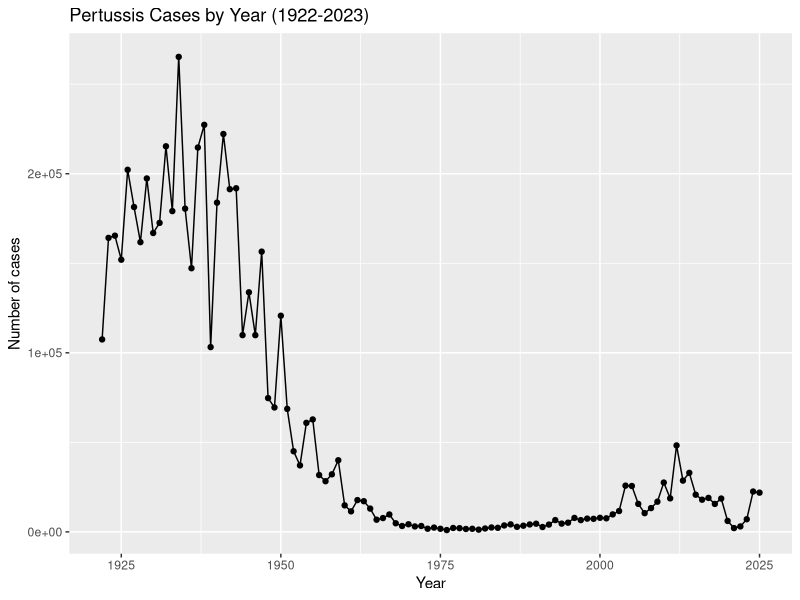
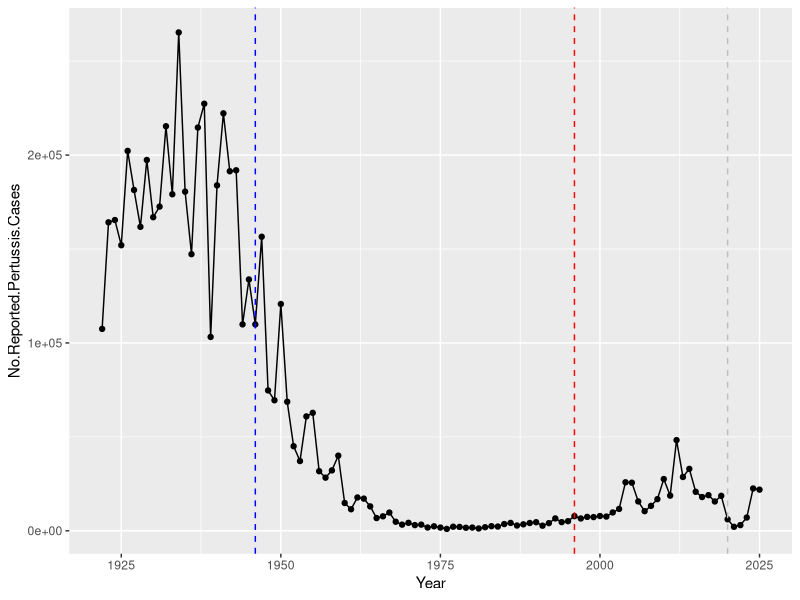

Reproduce these figures in R, in order. (Note: this script raises an error after producing the figures.)
## ---- chunk 1
cdc <- data.frame(
                          Year = c(1922L,
                                   1923L,1924L,1925L,1926L,1927L,1928L,
                                   1929L,1930L,1931L,1932L,1933L,1934L,1935L,
                                   1936L,1937L,1938L,1939L,1940L,1941L,
                                   1942L,1943L,1944L,1945L,1946L,1947L,1948L,
                                   1949L,1950L,1951L,1952L,1953L,1954L,
                                   1955L,1956L,1957L,1958L,1959L,1960L,
                                   1961L,1962L,1963L,1964L,1965L,1966L,1967L,
                                   1968L,1969L,1970L,1971L,1972L,1973L,
                                   1974L,1975L,1976L,1977L,1978L,1979L,1980L,
                                   1981L,1982L,1983L,1984L,1985L,1986L,
                                   1987L,1988L,1989L,1990L,1991L,1992L,1993L,
                                   1994L,1995L,1996L,1997L,1998L,1999L,
                                   2000L,2001L,2002L,2003L,2004L,2005L,
                                   2006L,2007L,2008L,2009L,2010L,2011L,2012L,
                                   2013L,2014L,2015L,2016L,2017L,2018L,
                                   2019L,2020L,2021L,2022L,2023L,2024L,2025L),
  No.Reported.Pertussis.Cases = c(107473,
                                   164191,165418,152003,202210,181411,
                                   161799,197371,166914,172559,215343,179135,
                                   265269,180518,147237,214652,227319,103188,
                                   183866,222202,191383,191890,109873,
                                   133792,109860,156517,74715,69479,120718,
                                   68687,45030,37129,60886,62786,31732,28295,
                                   32148,40005,14809,11468,17749,17135,
                                   13005,6799,7717,9718,4810,3285,4249,
                                   3036,3287,1759,2402,1738,1010,2177,2063,
                                   1623,1730,1248,1895,2463,2276,3589,
                                   4195,2823,3450,4157,4570,2719,4083,6586,
                                   4617,5137,7796,6564,7405,7298,7867,
                                   7580,9771,11647,25827,25616,15632,10454,
                                   13278,16858,27550,18719,48277,28639,
                                   32971,20762,17972,18975,15609,18617,6124,
                                   2116,3044,7063,22538,21906)
)
## ---- chunk 2
library(ggplot2)

ggplot(cdc) +
  aes(Year,No.Reported.Pertussis.Cases) +
  geom_point() +
  geom_line() + 
  labs(x="Year", y= "Number of cases", title = "Pertussis Cases by Year (1922-2023)")

## ---- chunk 3
ggplot(cdc) +
  aes(Year,No.Reported.Pertussis.Cases) +
  geom_point() +
  geom_line() + 
  geom_vline(xintercept=1946, col="blue", lty=2) + 
  geom_vline(xintercept=1996,col="red", lty=2) + 
  geom_vline(xintercept = 2020, col="gray", lty=2)
  labs(x="Year", y= "Number of cases", title = "Pertussis Cases by Year (1922-2023)")

## ---- chunk 4
library(jsonlite)
subject <- read_json("https://www.cmi-pb.org/api/subject", simplifyVector = TRUE) 
head(subject, 3)
## ---- chunk 5
table(subject$infancy_vac)
## ---- chunk 6
table(subject$biological_sex)
## ---- chunk 7
table(subject$race,subject$biological_sex)
## ---- chunk 8
library(lubridate)
# What is today’s date
today()

# How many days have passed since new year 2000
today() - ymd("2000-01-01")

# What is this in years?
time_length( today() - ymd("2000-01-01"),  "years")
## ---- chunk 9
# Use todays date to calculate age in days
subject$age <- today() - ymd(subject$year_of_birth)
## ---- chunk 10
library(dplyr)
wp <- subject %>% filter(infancy_vac == "wP")

round( summary( time_length( wp$age, "years" ) ) )
## ---- chunk 11

ap <- subject %>% filter(infancy_vac == "aP")

round( summary( time_length( ap$age, "years" ) ) )

## ---- chunk 12
x <- t.test(time_length( wp$age, "years" ),
       time_length( ap$age, "years" ))

x$p.value

## ---- chunk 13
int <- ymd(subject$date_of_boost) - ymd(subject$year_of_birth)
age_at_boost <- time_length(int, "year")
head(age_at_boost)
## ---- chunk 14
ggplot(subject) +
  aes(time_length(age, "year"),
      fill=as.factor(infancy_vac)) +
  geom_histogram(show.legend=FALSE) +
  facet_wrap(vars(infancy_vac), nrow=2) +
  xlab("Age in years")
## ---- chunk 15
Specimen <- read_json("http://cmi-pb.org/api/v5_1/specimen", simplifyVector = T)
ab_titer <- read_json("http://cmi-pb.org/api/v5_1/plasma_ab_titer", simplifyVector = T)
## ---- chunk 16
head(Specimen)
## ---- chunk 17
head(ab_titer)
## ---- chunk 18
meta <- inner_join(Specimen,subject)
head(meta)
## ---- chunk 19
abdata <- inner_join(ab_titer, meta)
head(abdata)
## ---- chunk 20
table(abdata$isotype)
## ---- chunk 21
table(abdata$antigen)
## ---- chunk 22
table(abdata$dataset) 
## ---- chunk 23
igg <- abdata %>% filter(isotype == "IgG")
head(igg)
## ---- chunk 24
ggplot(igg) +
  aes(MFI_normalised, antigen) +
  geom_boxplot() 
## ---- chunk 25
ggplot(igg) +
  aes(MFI_normalised, antigen, col=infancy_vac ) +
  geom_boxplot(show.legend = FALSE) 
## ---- chunk 26
ggplot(igg) +
  aes(MFI_normalised, antigen, col=infancy_vac ) +
  geom_boxplot(show.legend = FALSE) + 
  facet_wrap(~infancy_vac)
## ---- chunk 27
ggplot(igg) +
  aes(MFI_normalised, antigen, col=infancy_vac ) +
  geom_boxplot() + 
  facet_wrap(vars(visit))

## ---- chunk 28
abdata.21 <- abdata %>% filter(dataset == "2021_dataset")

abdata.21 %>% 
  filter(isotype == "IgG", antigen == "PT") %>%
  ggplot(aes(x = planned_day_relative_to_boost,
             y = MFI_normalised,
             col = infancy_vac)) +
  geom_point(aes(group = subject_id), alpha = 0.5) +
  geom_line(aes(group = subject_id), alpha = 0.3) +
  stat_summary(aes(group = infancy_vac),
               fun = mean,
               geom = "line",
               linewidth = 2.5) +
  stat_summary(aes(group = infancy_vac),
               fun = mean,
               geom = "point",
               size = 3) +
  geom_vline(xintercept = 0, linetype = "dashed") +
  geom_vline(xintercept = 14, linetype = "dashed") +
  labs(title = "2021 dataset IgG PT",
       subtitle = "Dashed lines indicate day 0 (pre-boost) and 14 (apparent peak levels)")
